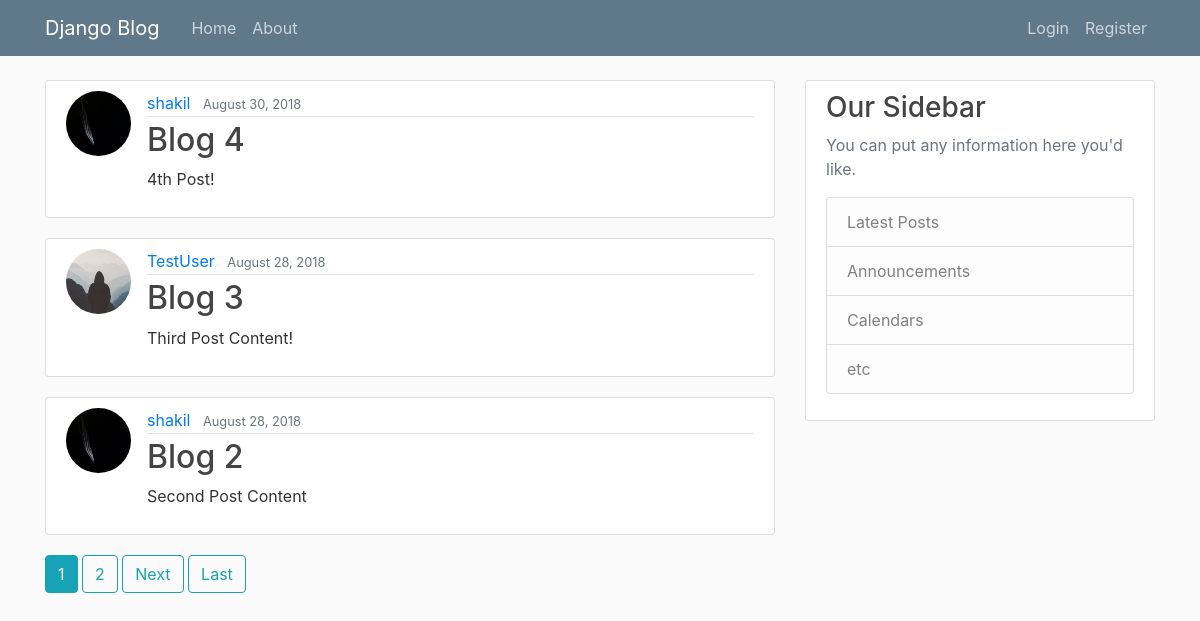
The page / on the database its author committed.
### blog/models.py (models this page shows, shortened)
class Post(models.Model):
    title = models.CharField(max_length=100)
    content = models.TextField()
    date_posted = models.DateTimeField(default=timezone.now)
    author = models.ForeignKey(User, on_delete=models.CASCADE)

### users/models.py (models this page shows, shortened)
class Profile(models.Model):
    user = models.OneToOneField(User, on_delete=models.CASCADE)
    image = models.ImageField(default='default.jpg', upload_to='profile_pics')

### blog/views.py (the view)
# urls.py: path('', PostListView.as_view(), name='blog-home'),
class PostListView(ListView):
    model = Post
    template_name = 'blog/home.html'  # <app>/<model>_<viewtype>.html
    context_object_name = 'posts'
    ordering = ['-date_posted']
    paginate_by = 3

### blog/templates/blog/home.html (shortened to what this page needs)
{% extends "blog/base.html" %}
{% block content %}
    {% for post in posts %}
        <article class="media content-section">
          <img class="rounded-circle article-img" src="{{ post.author.profile.image.url }}">
          <div class="media-body">
            <div class="article-metadata">
              <a class="mr-2" href="#">{{ post.author }}</a>
              <small class="text-muted">{{ post.date_posted|date:"F d, Y" }}</small>
            </div>
            <h2><a class="article-title" href="{% url 'post-detail' post.id %}">{{ post.title }}</a></h2>
            <p class="article-content">{{ post.content }}</p>
          </div>
        </article>
    {% endfor %}
    {% if is_paginated %}
      {% for num in page_obj.paginator.page_range %}
        {% if page_obj.number == num %}
          <a class="btn btn-info mb-4" href="?page={{ num }}">{{ num }}</a>
        {% elif num > page_obj.number|add:'-3' and num < page_obj.number|add:'3' %}
          <a class="btn btn-outline-info mb-4" href="?page={{ num }}">{{ num }}</a>
        {% endif %}
      {% endfor %}
      {% if page_obj.has_next %}
        <a class="btn btn-outline-info mb-4" href="?page={{ page_obj.next_page_number }}">Next</a>
        <a class="btn btn-outline-info mb-4" href="?page={{ page_obj.paginator.num_pages }}">Last</a>
      {% endif %}
    {% endif %}
{% endblock content %}

### blog/templates/blog/base.html (shortened to what this page needs)
{% load static %}
<!DOCTYPE html>
<html>
<head>
    <link rel="stylesheet" href="https://maxcdn.bootstrapcdn.com/bootstrap/4.0.0/css/bootstrap.min.css">
    <link rel="stylesheet" type="text/css" href="{% static 'blog/main.css' %}">
</head>
<body>
    <header class="site-header">
      <nav class="navbar navbar-expand-md navbar-dark bg-steel fixed-top">
        <div class="container">
          <a class="navbar-brand mr-4" href="{% url 'blog-home' %}">Django Blog</a>
          <div class="collapse navbar-collapse" id="navbarToggle">
            <div class="navbar-nav mr-auto">
              <a class="nav-item nav-link" href="{% url 'blog-home' %}">Home</a>
              <a class="nav-item nav-link" href="{% url 'blog-about' %}">About</a>
            </div>
            <div class="navbar-nav">
              {% if user.is_authenticated %}
                <a class="nav-item nav-link" href="{% url 'post-create' %}">New Post</a>
                <a class="nav-item nav-link" href="{% url 'profile' %}">Profile</a>
                <a class="nav-item nav-link" href="{% url 'logout' %}">Logout</a>
              {% else %}
                <a class="nav-item nav-link" href="{% url 'login' %}">Login</a>
                <a class="nav-item nav-link" href="{% url 'register' %}">Register</a>
              {% endif %}
            </div>
          </div>
        </div>
      </nav>
    </header>
    <main role="main" class="container">
      <div class="row">
        <div class="col-md-8">
          {% block content %}{% endblock %}
        </div>
        <div class="col-md-4">
          <div class="content-section">
            <h3>Our Sidebar</h3>
            <p class='text-muted'>You can put any information here you'd like.
              <ul class="list-group">
                <li class="list-group-item list-group-item-light">Latest Posts</li>
                <li class="list-group-item list-group-item-light">Announcements</li>
                <li class="list-group-item list-group-item-light">Calendars</li>
                <li class="list-group-item list-group-item-light">etc</li>
              </ul>
            </p>
          </div>
        </div>
      </div>
    </main>
</body>
</html>

### blog/static/blog/main.css (style rules this page uses)
body { background: #fafafa; color: #333333; margin-top: 5rem; }
h1, h2, h3, h4, h5, h6 { color: #444444; }
ul { margin: 0; }
.bg-steel { background-color: #5f788a; }
.site-header .navbar-nav .nav-link { color: #cbd5db; }
.content-section { background: #ffffff; padding: 10px 20px; border: 1px solid #dddddd; border-radius: 3px; margin-bottom: 20px; }
.article-title { color: #444444; }
.article-content { white-space: pre-line; }
.article-img { height: 65px; width: 65px; margin-right: 16px; }
.article-metadata { padding-bottom: 1px; margin-bottom: 4px; border-bottom: 1px solid #e3e3e3 }

### rows shown on the page
Post: author.profile.image (picture), author "shakil", date_posted "August 30, 2018", title "Blog 4", content "4th Post!"
Post: author.profile.image (placeholder picture), author "TestUser", date_posted "August 28, 2018", title "Blog 3", content "Third Post Content!"
Post: author.profile.image (picture), author "shakil", date_posted "August 28, 2018", title "Blog 2", content "Second Post Content"

### other values the page prints
{{ num }} "1"
{{ num }} "2"
